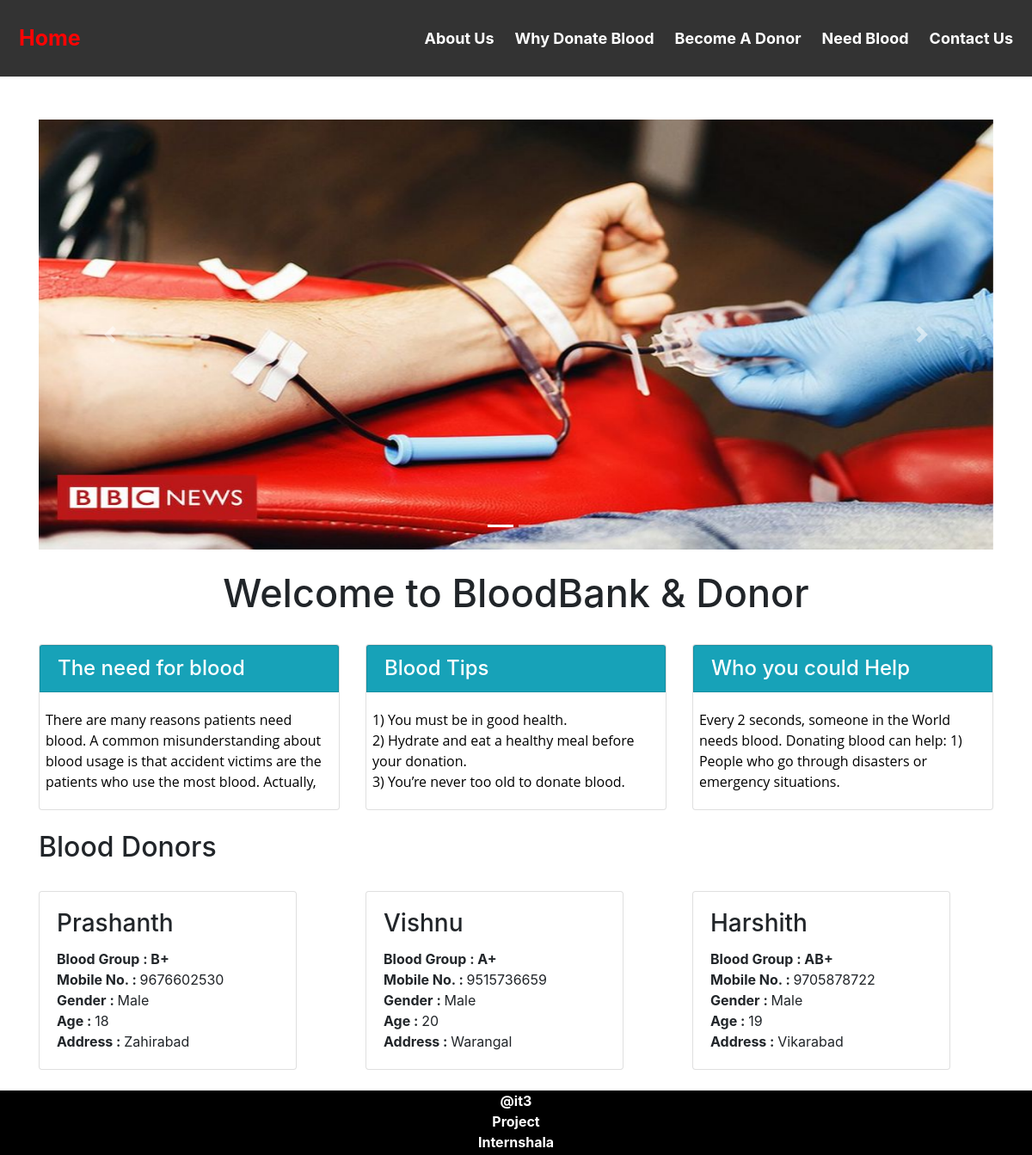
The app's page /home.php with its own data.
### tables this page shows
CREATE TABLE `pages` (
  `page_id` int(11) NOT NULL,
  `page_name` varchar(255) NOT NULL,
  `page_type` varchar(50) DEFAULT NULL,
  `page_data` longtext NOT NULL
);

CREATE TABLE `donor_details` (
  `donor_id` int(11) NOT NULL,
  `donor_name` varchar(50) NOT NULL,
  `donor_number` varchar(10) NOT NULL,
  `donor_mail` varchar(50) DEFAULT NULL,
  `donor_age` int(60) NOT NULL,
  `donor_gender` varchar(10) NOT NULL,
  `donor_blood` varchar(10) NOT NULL,
  `donor_address` varchar(100) NOT NULL
);

CREATE TABLE `blood` (
  `blood_id` int(11) NOT NULL,
  `blood_group` varchar(10) NOT NULL
);

### home.php (the view, shortened to what this page needs)
<!DOCTYPE html>
<html lang="en">
<head>
  <link rel="stylesheet" href="https://maxcdn.bootstrapcdn.com/bootstrap/4.5.2/css/bootstrap.min.css">
</head>
<body>
<div class="header">
<?php
$active="home";
include('head.php'); ?>
</div>
  <div id="page-container" style="margin-top:50px; position: relative;min-height: 84vh;   ">
    <div class="container">
    <div id="content-wrap"style="padding-bottom:75px;">
  <div id="demo" class="carousel slide" data-ride="carousel">
    <ul class="carousel-indicators">
      <li data-target="#demo" data-slide-to="0" class="active"></li>
      <li data-target="#demo" data-slide-to="1"></li>
    </ul>
    <div class="carousel-inner">
      <div class="carousel-item active">
        <img src="image\_107317099_blooddonor976.jpg" alt="image\_107317099_blooddonor976.jpg" width="100%" height="500">
      </div>
    </div>
    <a class="carousel-control-prev" href="#demo" data-slide="prev">
      <span class="carousel-control-prev-icon"></span>
    </a>
    <a class="carousel-control-next" href="#demo" data-slide="next">
      <span class="carousel-control-next-icon"></span>
    </a>
  </div>
<br>
        <h1 style="text-align:center;font-size:45px;">Welcome to BloodBank & Donor </h1>
<br>
        <div class="row">
            <div class="col-lg-4 mb-4">
                <div class="card">
                    <h4 class="card-header card bg-info text-white" >The need for blood</h4>
                        <p class="card-body overflow-auto" style="padding-left:2%;height:120px;text-align:left;">
                          <?php
                            include 'conn.php';
                            $sql=$sql= "select * from pages where page_type='needforblood'";
                            $result=mysqli_query($conn,$sql);
                            if(mysqli_num_rows($result)>0)   {
                                while($row = mysqli_fetch_assoc($result)) {
                                  echo $row['page_data'];
                                }
                              }
                           ?>
                         </p>
                </div>
            </div>
            <div class="col-lg-4 mb-4">
                <div class="card">
                    <h4 class="card-header card bg-info text-white">Blood Tips</h4>
                    <p class="card-body overflow-auto" style="padding-left:2%;height:120px;text-align:left;">
                      <?php
                        include 'conn.php';
                        $sql=$sql= "select * from pages where page_type='bloodtips'";
                        $result=mysqli_query($conn,$sql);
                        if(mysqli_num_rows($result)>0)   {
                            while($row = mysqli_fetch_assoc($result)) {
                              echo $row['page_data'];
                            }
                          }
                       ?>
                     </p>
                        </div>
            </div>
            <div class="col-lg-4 mb-4">
                <div class="card">
                    <h4 class="card-header card bg-info text-white" >Who you could Help</h4>
                    <p class="card-body overflow-auto" style="padding-left:2%;height:120px;text-align:left;">
                      <?php
                        include 'conn.php';
                        $sql=$sql= "select * from pages where page_type='whoyouhelp'";
                        $result=mysqli_query($conn,$sql);
                        if(mysqli_num_rows($result)>0)   {
                            while($row = mysqli_fetch_assoc($result)) {
                              echo $row['page_data'];
                            }
                          }
                       ?>
                     </p>
                        </div>
            </div>
</div>
        <h2>Blood Donors</h2>
        <div class="row">
          <?php
            include 'conn.php';
            $sql= "select * from donor_details join blood where donor_details.donor_blood=blood.blood_id order by rand() limit 6";
            $result=mysqli_query($conn,$sql);
            if(mysqli_num_rows($result)>0)
            {
            while($row = mysqli_fetch_assoc($result)) {
           ?>
            <div class="col-lg-4 col-sm-6 portfolio-item" ><br>
            <div class="card" style="width:300px">
                <div class="card-body">
                  <h3 class="card-title"><?php echo $row['donor_name']; ?></h3>
                  <p class="card-text">
                    <b>Blood Group : </b> <b><?php echo $row['blood_group']; ?></b><br>
                    <b>Mobile No. : </b> <?php echo $row['donor_number']; ?><br>
                    <b>Gender : </b><?php echo $row['donor_gender']; ?><br>
                    <b>Age : </b> <?php echo $row['donor_age']; ?><br>
                    <b>Address : </b> <?php echo $row['donor_address']; ?><br>
                  </p>
                </div>
              </div>
        </div>
      <?php }} ?>
</div>
<br>
    </div>
  </div>
  <?php include('footer.php');?>
</div>
</body>
</html>

### head.php (shortened to what this page needs)
<html>
<head>
</head>
<body>
  <div class="header">
    <a href="home.php" class="logo"<?php if($active=='home') echo "class='logo2'"; ?>>Home</a>
    <div class="header-right">
    <a href="about_us.php"  <?php if($active=='about') echo "class='act'"; ?> >About Us</a>
    <a href="why_donate_blood.php"  <?php if($active=='why') echo "class='act'"; ?>>Why Donate Blood</a>
      <a href="donate_blood.php"  <?php if($active=='donate') echo "class='act'"; ?>>Become A Donor</a>
      <a href="need_blood.php" <?php if($active=='need') echo "class='act'"; ?>>Need Blood</a>
      <a href="contact_us.php" <?php if($active=='contact') echo "class='act'"; ?>>Contact Us</a>
    </div>
  </div>
</body>
</html>

### footer.php (shortened to what this page needs)
<html>
<head>
</head>
<body>
  <div id="footer" >
  <b><center>@it3<br>
 Project
  <br>
 Internshala
  </center>
  </div>
</body>
</html>

### head.php (style rules this page uses)
.header { overflow:hidden; background-color: #333; top: 0; width:100%; padding: 10px 5px; color:#FF0404 ; }
.header a { float: left; color: white; text-align: center; padding: 12px; text-decoration: none; font-size: 18px; line-height: 25px; border-radius: 4px; font-weight:bold; }
.header a.logo { font-size: 25px; font-weight: bold; color:#FF0404 ; }
.header-right { float: right; }

### footer.php (style rules this page uses)
#footer { position:absolute; left: 0; bottom: 0; width: 100%; height: 75px; background-color:#000000; color:white; text-align: center; }

### records on screen
pages: page_data "There are many reasons patients need blood. A common misunderstanding about blood usage is that accident victims are the patients who use the most blood. Actually,…"
pages: page_data "1) You must be in good health. 2) Hydrate and eat a healthy meal before your donation. 3) You’re never too old to donate blood."
pages: page_data "Every 2 seconds, someone in the World needs blood. Donating blood can help: 1) People who go through disasters or emergency situations."
donor_details: donor_name "Prashanth", blood.blood_group "B+", donor_number "9676602530", donor_gender "Male", donor_age "18", donor_address "Zahirabad"
donor_details: donor_name "Vishnu", blood.blood_group "A+", donor_number "9515736659", donor_gender "Male", donor_age "20", donor_address "Warangal"
donor_details: donor_name "Harshith", blood.blood_group "AB+", donor_number "9705878722", donor_gender "Male", donor_age "19", donor_address "Vikarabad"
